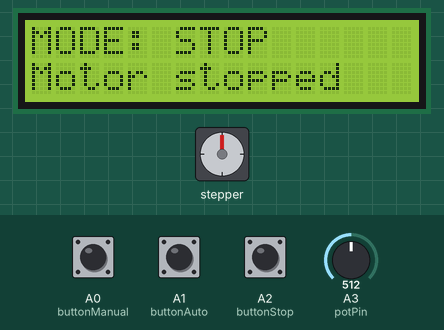
This sketch was run on a simulated Arduino Uno, built with avr-gcc and run on an emulated ATmega328P. On the bench: 16×2 character LCD, stepper motor. The test bench sets the inputs (shaded band); at power-on: A0 (buttonManual) HIGH, A1 (buttonAuto) HIGH, A2 (buttonStop) HIGH, A3 (potPin) = 512. Stepper angles assume 2048 steps per turn; what the sketch prints to the serial monitor is not drawn.

Above: at 2.2 s.
2.3 s: A0 (buttonManual) pulled LOW for 0.15 s
At 2.78 s:
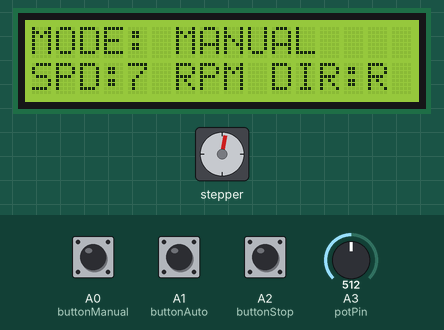
3.0 s: A1 (buttonAuto) pulled LOW for 0.15 s
At 3.38 s:
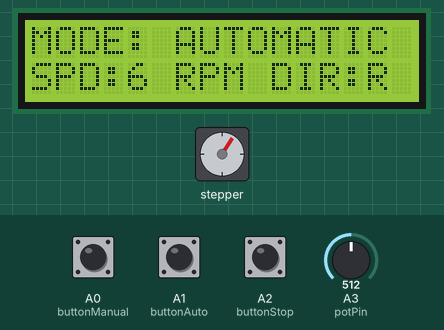
3.7 s: A2 (buttonStop) pulled LOW for 0.15 s
At 5.0 s:
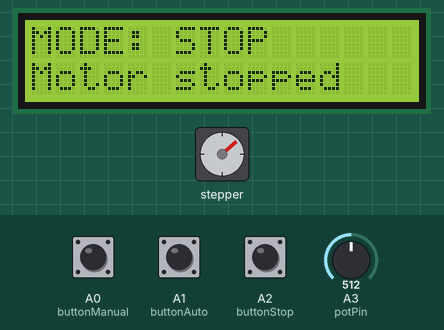
5.3 s: A0 (buttonManual) pulled LOW for 1 s
At 5.79 s:
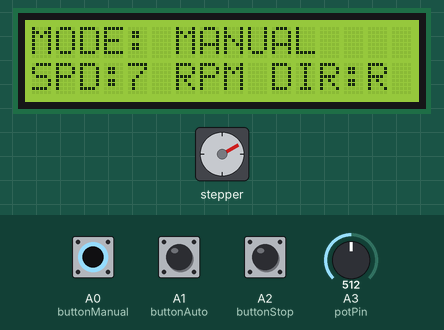
6.9 s: A3 (potPin) set to 900
At 7.29 s:
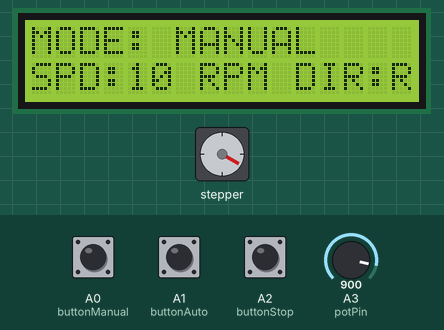
9.5 s: A3 (potPin) set to 306
At 9.86 s:
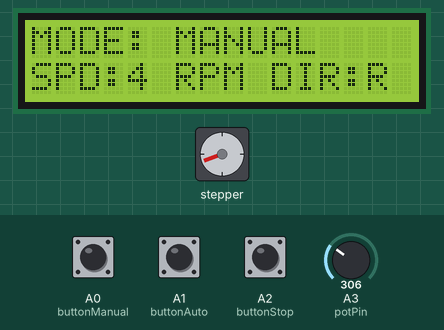
Timing chart, 0 to 13.6 s (numbered marks = the images above; inputs shaded):
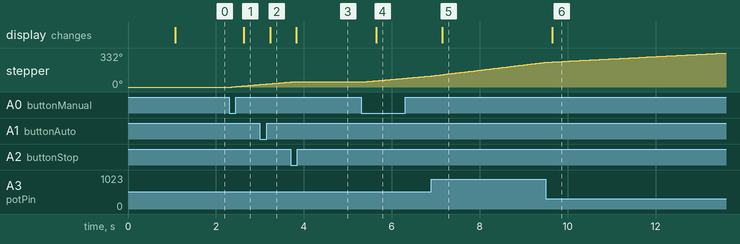

Measured:
- after the input at 2.3 s, stepper: turns 24° clockwise in 0.61 s, starting after 0.06 s; the display: changes after 0.34 s (image 1)
- after the input at 3.0 s, the display: changes after 0.24 s (image 2)
- after the input at 3.7 s, stepper: goes on until 3.7 s, then stays 49°; the display: changes after 0.13 s (image 3)
- after the input at 5.3 s, stepper: keeps turning clockwise at about 38°/s, starting at once; the display: changes after 0.34 s (image 4)
- after the input at 6.9 s, the display: changes after 0.25 s (image 5)
- after the input at 9.5 s, the display: changes after 0.15 s (image 6)

The sketch:

SmartStepperMotorControl_ArduinoCode.ino
```cpp
#include <LiquidCrystal.h>
#include <Stepper.h>

// LCD : RS, E, D4, D5, D6, D7
LiquidCrystal lcd(12, 11, 5, 4, 3, 2);

// Moteur 28BYJ-48 + ULN2003
const int stepsPerRevolution = 2048;
Stepper motor(stepsPerRevolution, 8, 10, 9, 13);

// Entrees
const int potPin = A3;
const int buttonManual = A0;
const int buttonAuto = A1;
const int buttonStop = A2;

enum Mode { MANUAL, AUTOMATIC, STOP };
Mode mode = STOP;

const int buttonPins[] = {A0, A1, A2};
int lastReading[] = {HIGH, HIGH, HIGH};
int stableState[] = {HIGH, HIGH, HIGH};
unsigned long lastChange[] = {0, 0, 0};

unsigned long lastDisplay = 0;
unsigned long lastSerialData = 0;

long autoSteps = 0;
int autoDirection = 1;
int currentRPM = 5;

void setup() {
  pinMode(buttonManual, INPUT_PULLUP);
  pinMode(buttonAuto, INPUT_PULLUP);
  pinMode(buttonStop, INPUT_PULLUP);

  lcd.begin(16, 2);

  lcd.setCursor(0, 0);
  lcd.print("Smart Controller");
  lcd.setCursor(0, 1);
  lcd.print("Initializing...");

  motor.setSpeed(5);
  Serial.begin(9600);

  delay(1000);
  lcd.clear();
}

void readButtons() {
  for (int i = 0; i < 3; i++) {
    int reading = digitalRead(buttonPins[i]);

    if (reading != lastReading[i]) {
      lastChange[i] = millis();
      lastReading[i] = reading;
    }

    if (millis() - lastChange[i] > 35) {
      if (reading != stableState[i]) {
        stableState[i] = reading;

        if (stableState[i] == LOW) {
          if (i == 0) {
            mode = MANUAL;
            Serial.println("MANUAL");
          } else if (i == 1) {
            mode = AUTOMATIC;
            autoSteps = 0;
            autoDirection = 1;
            Serial.println("AUTOMATIC");
          } else {
            mode = STOP;
            Serial.println("STOP");
          }
        }
      }
    }
  }
}

void updateDisplay() {
  if (millis() - lastDisplay < 250) return;
  lastDisplay = millis();

  lcd.setCursor(0, 0);

  if (mode == MANUAL) {
    lcd.print("MODE: MANUAL    ");
  } else if (mode == AUTOMATIC) {
    lcd.print("MODE: AUTOMATIC ");
  } else {
    lcd.print("MODE: STOP      ");
  }

  lcd.setCursor(0, 1);

  if (mode == MANUAL) {
    lcd.print("SPD:");
    lcd.print(currentRPM);
    lcd.print(" RPM DIR:");
    lcd.print(autoDirection > 0 ? 'R' : 'L');
    lcd.print("   ");
  } else if (mode == AUTOMATIC) {
    lcd.print("SPD:6 RPM DIR:");
    lcd.print(autoDirection > 0 ? 'R' : 'L');
    lcd.print("   ");
  } else {
    lcd.print("Motor stopped   ");
  }
}

void sendSerialData() {
  if (millis() - lastSerialData < 250) return;
  lastSerialData = millis();

  if (mode == MANUAL) {
    Serial.print("DATA,MANUAL,");
    Serial.print(currentRPM);
    Serial.print(",");
    Serial.println(autoDirection > 0 ? 'R' : 'L');
  } else if (mode == AUTOMATIC) {
    Serial.print("DATA,AUTOMATIC,6,");
    Serial.println(autoDirection > 0 ? 'R' : 'L');
  } else {
    Serial.println("DATA,STOP,0,-");
  }
}

void loop() {
  readButtons();

  if (mode == MANUAL) {
    int potValue = analogRead(potPin);
    currentRPM = map(potValue, 0, 1023, 2, 12);
    motor.setSpeed(currentRPM);
    motor.step(1);
  } else if (mode == AUTOMATIC) {
    motor.setSpeed(6);
    motor.step(autoDirection);

    autoSteps++;

    if (autoSteps >= stepsPerRevolution) {
      autoSteps = 0;
      autoDirection = -autoDirection;
    }
  }

  updateDisplay();
  sendSerialData();
}
```
